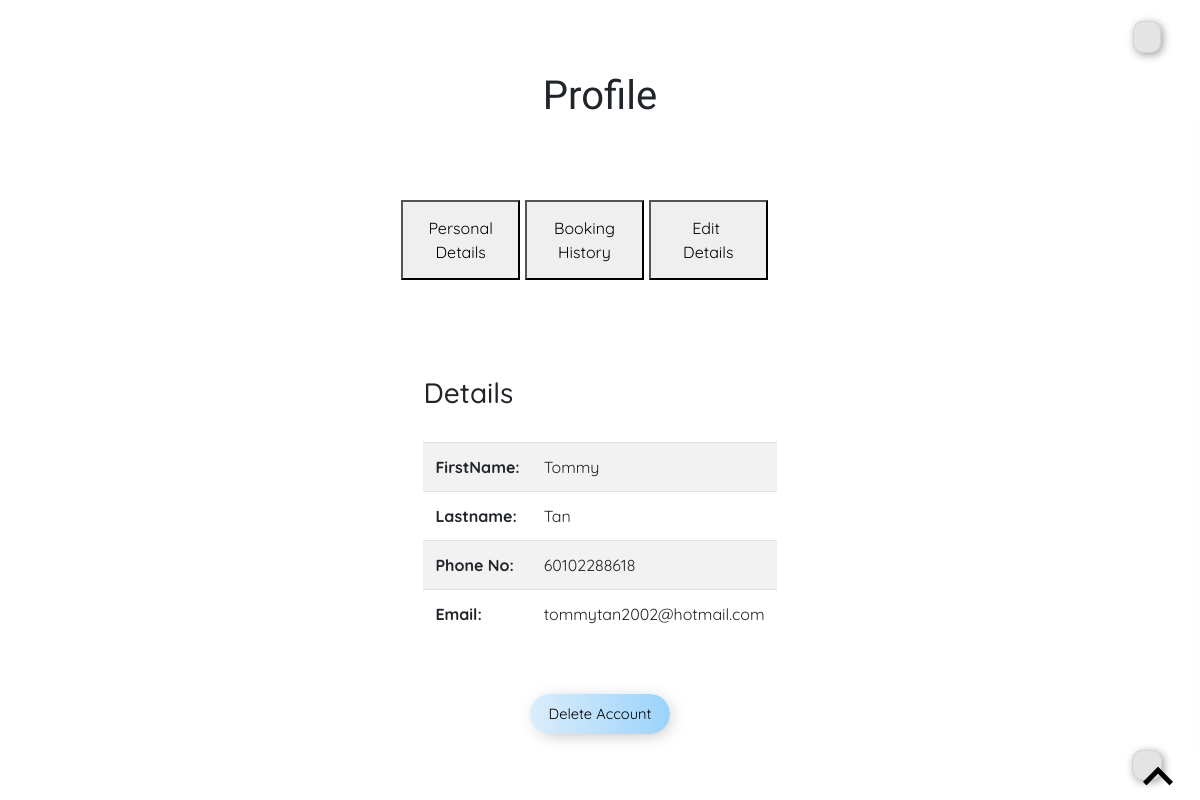
The app's page /userprofile.php with its own data.
### tables this page shows
CREATE TABLE `user` (
  `user_id` int(10) UNSIGNED NOT NULL,
  `first_name` varchar(20) NOT NULL,
  `last_name` varchar(20) NOT NULL,
  `phone_no` varchar(15) NOT NULL,
  `email` varchar(50) NOT NULL,
  `password` varchar(32) NOT NULL
);

### userprofile.php (the view, shortened to what this page needs)
<!DOCTYPE html>
<html lang="en">
<head>
	<link href="style.css" rel="stylesheet">
	<link href="https://stackpath.bootstrapcdn.com/bootstrap/4.4.1/css/bootstrap.min.css" rel="stylesheet">
</head>
	<body>
		<?php include "sidebar.php"; ?>
		<?php
			$dbc = mysqli_connect("localhost",'root','','busplan');
		?>
		<br><br><br>
		<div style="display:flex; justify-content:center; align-items:center; flex-direction:column">
			<h1>Profile</h1>
			<br><br><br>
			<div class="tab">
				<a href="userprofile.php"><button class="tablinks" style="width: 30%;height:80px;">Personal Details</button></a>
				<a href="bookinghistory.php"><button class="tablinks" style="width: 30%;height:80px;">Booking History</button></a>
				<a href="editprofile.php"><button class="tablinks" style="width: 30%;height:80px;">&nbsp;&nbsp;Edit&nbsp;&nbsp;&nbsp; Details</button></a>
			</div>
			<br><br><br><br>
			<div id="Personal Details" class="tabcontent">
				<h3>Details</h3>
				<br>
				<?php
					$sql = "SELECT user_id, first_name, last_name , phone_no, email FROM user";
					$result = mysqli_query($dbc, $sql);
					if (mysqli_num_rows($result) > 0) {
						while($row = mysqli_fetch_assoc($result)) {
							$first_name = $row['first_name'];
							$last_name = $row['last_name'];
							$phone_no = $row['phone_no'];
							$email = $row['email'];
						}
					} else {
						echo "0 results";
					}
				?>
				<table class="table table-striped" style="width: 50%">
					<tbody>
						<tr>
							<td><b>FirstName:</b> </td>
							<td><?php echo ucfirst($first_name); ?></td>
						</tr>
						<tr>
							<td><b>Lastname: </b></td>
							<td><?php echo ucfirst($last_name); ?></td>
						</tr>
						<tr>
							<td><b>Phone No: </b></td>
							<td><?php echo $phone_no; ?></td>
						</tr>
						<tr>
							<td><b>Email: </b></td>
							<td><?php echo $email; ?></td>
						</tr>
				  </tbody>
				</table>
			</div>
			<div style="margin: 40px;">
			<form action="" method="post">
				<input type="submit" class="btn btn-primary" style="color:black" name="delete" value="Delete Account">
			</form>
			</div>
		</div>
	</body>
</html>

### style.css (style rules this page uses)
html { scroll-behavior: smooth; }
body { margin: 0; padding: 0; font-family: 'Quicksand', sans-serif; overflow-x: hidden; }
h1 { font-family: 'Mate SC', serif; }
input, button { font-family: 'Quicksand', sans-serif; }
input::placeholder { padding-left: 50%; font-size: 10pt; }
.btn { position: relative; width: 140px; height: 40px; font-size: 11pt; border-radius: 30px; background: linear-gradient(to right, #dbedfa, #9ad3fb); border: none; box-shadow: 3px 3px 19px -6px rgba(0, 0, 0, 0.37); cursor: pointer; overflow: hidden; }
.btn::before { content:""; position: absolute; width: 140px; height: 40px; border-radius: 30px; background-color: rgba(54, 54, 54, 0.157); left:-100%; bottom:0px; }

### records on screen
user: first_name "Tommy", last_name "Tan", phone_no "60102288618", email "tommytan2002@hotmail.com"
